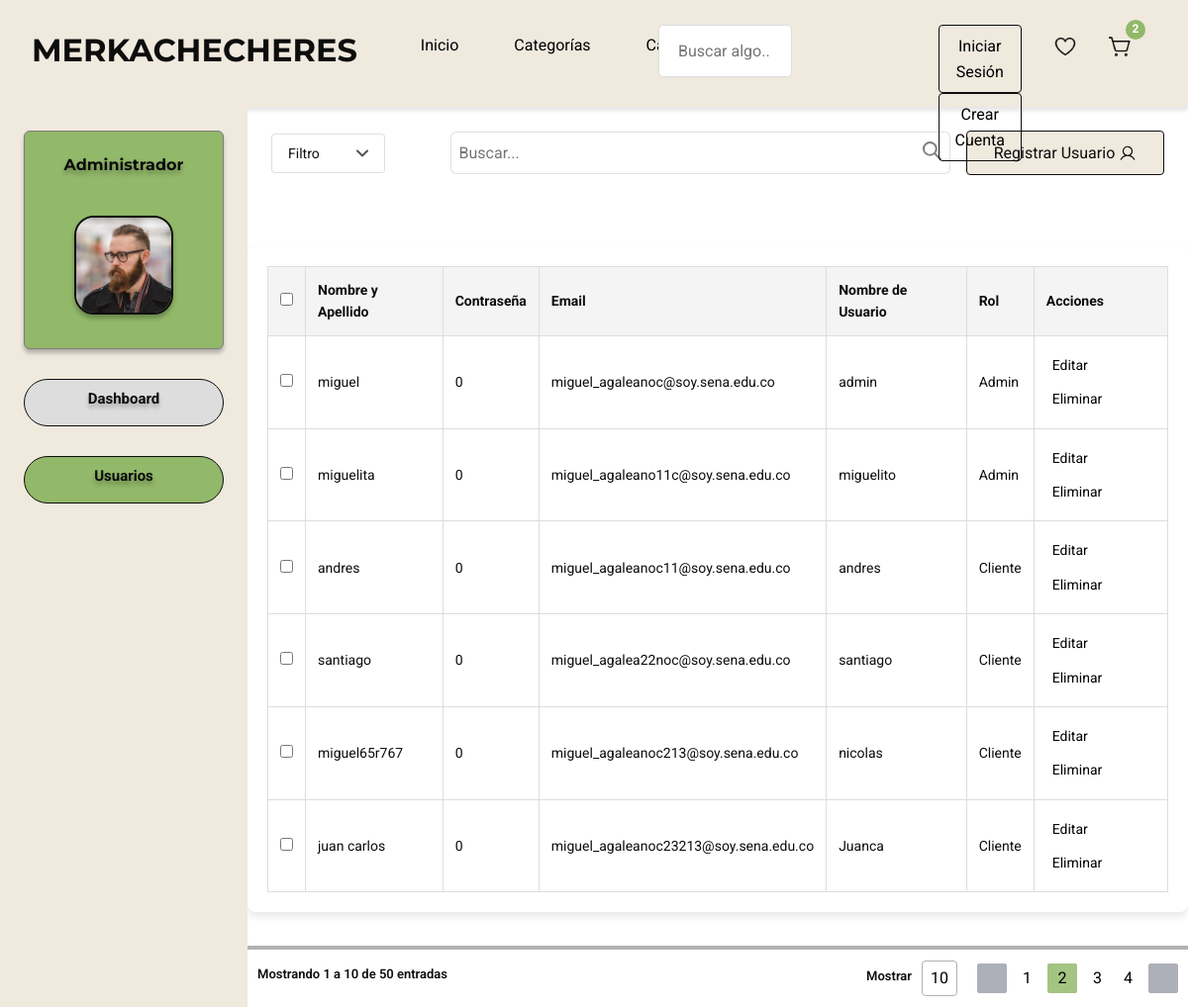
/admin_dashboard/, run on an earlier commit of the app's database.
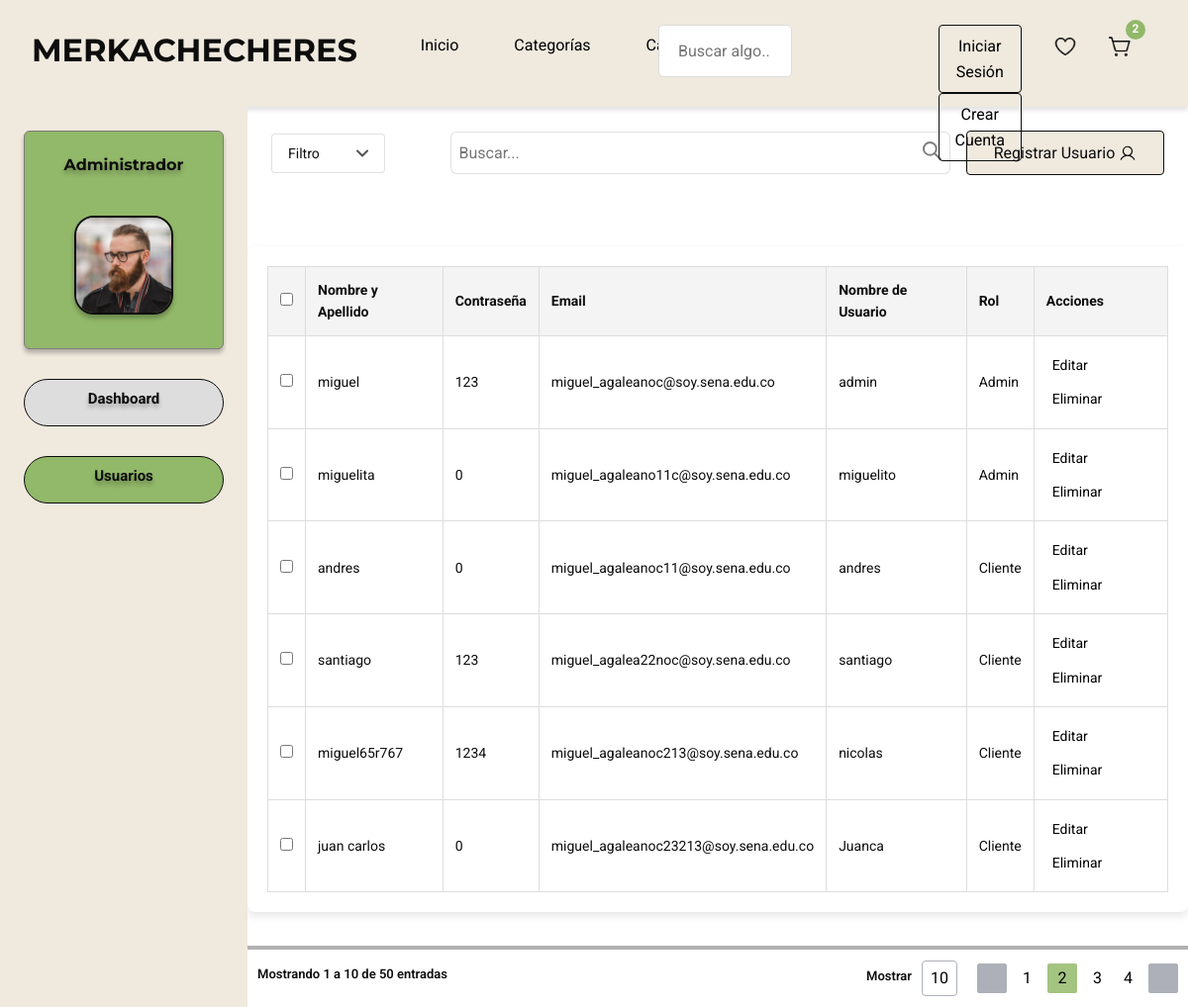
And on a later commit of the database.
### merkachecheres/models.py (models this page shows, shortened)
class Usuario(models.Model):
    full_name = models.CharField(max_length=255)
    email = models.EmailField(unique=True)
    username = models.CharField(max_length=150, unique=True)
    password = models.CharField(max_length=128)  # Elimina la coma aquí
    reset_token = models.CharField(max_length=64, null=True, blank=True)  # También elimina la coma aquí
    ROLES = (
        (1, "Admin"),
        (2, "Cliente"),
        (3, "Vendedor")
    )
    rol = models.IntegerField(choices=ROLES, default=2)

### merkachecheres/views.py (the view)
# urls.py: path('admin_dashboard/', views.admin_dashboard, name='admin_dashboard'),
def admin_dashboard(request):
    usuarios = Usuario.objects.all()
    return render(request, 'admin.html', {'usuarios': usuarios})

### merkachecheres/templates/admin.html (shortened to what this page needs)
{% load static %}
<!DOCTYPE html>
<html lang="en">
<head>
    <link rel="stylesheet" href="{% static 'css/bootstrap.min.css' %}" />
    <link rel="stylesheet" href="{% static 'css/styleAdmin.css' %}">
    <link rel="stylesheet" href="{% static 'css/styleguide.css' %}">
</head>
<body>
    <header>
        <div class="navigation">
            <div class="navigation_wrapper">
                <div class="middle_nav_wrapper">
                    <div class="middle_nav">
                        <div class="logo">
                            <div class="text_wrapper">MERKACHECHERES</div>
                        </div>
                        <div class="frame">
                            <div class="div_wrapper">
                                <div class="div">
                                    <button class="dropbtn " onclick="window.location.href='{% url 'index' %}'">Inicio</button>
                                </div>
                            </div>
                            <div class="btn_primary_wrapper">
                                <button class="dropbtn">Categorías</button>
                            </div>
                            <div class="div_wrapper">
                                <div class="div">
                                    <button class="dropbtn">Catalogo</button>
                                </div>
                            </div>
                            </div>
                        <div class="buscar">
                            <input type="password" id="password" name="password" placeholder="Buscar algo.." class="navbar">
                        </div>
                        <div class="frame_2">
                            <div class="iniciar_crear_cuenta">
                                <div class="btn_login">
                                    {% if not request.session.validar %}
                                        <button class="button_text_wrapper"
                                            onclick="window.location.href='{% url 'login' %}'">Iniciar Sesión</button>
                                    {% endif %}
                                </div>
                                <div class="btn_registro">
                                    {% if not request.session.validar %}
                                        <button class="button_text_wrapper"
                                            onclick="window.location.href='{% url 'registro' %}'">Crear Cuenta</button>
                                    {% endif %}
                                </div>
                            </div>
                            <div class="icons">
                                <div class="shopping_cart_simple">
                                    <button class="dropbtn">
                                        <img src="{% static 'img/Heart.png' %}" id="heartButton" alt="Inicio">
                                    </button>
                                </div>
                                <div class="shopping_cart_simple2">
                                    <div class="overlap_group">
                                        <button class="dropbtn" id="carrito-button">
                                            <img src="{% static 'img/Shopping.png' %}" id="shoppingCar" alt="Inicio">
                                        </button>
                                        <div class="frame_3">
                                            <div class="text_wrapper_3">2</div>
                                        </div>
                                    </div>
                                </div>
                            </div>
                        </div>
                    </div>
                </div>
            </div>
        </div>
    </header>
    <main class="mainGeneralContainer">
        <aside class="asideAdmin">
            <div class="adminContainer">
                <div class="adminTittleContainer">
                    <h2 id="titleAdmin">Administrador</h2>
                </div>
                <div class="photoAdminContainer">
                    <img src="{% static 'img/admin.png' %}" alt="Foto del administrador" class="photoAdmin">
                </div>
            </div>
            <div class="dashboardContainer">
                <div class="dashboardTextContainer">
                    <button class="botonDashboard">
                        <h4 id="dashboardText">Dashboard</h4>
                    </button>
                </div>
            </div>
            <div class="usersContainer">
                <div class="dashboardTextContainer">
                    <button class="botonUsuarios">
                        <h4 id="usersText">Usuarios</h4>
                    </button>
                </div>
            </div>
        </aside>
            <div class="DIVCOSAS">
                <div class="mainContentWrapper">
                    <section class="dataGeneralContainer">
                        <div class="searchbarFilterContainer">
                            <div class="filterContainer">
                                <div class="filterDiv">
                                    <a href="" id="filterText">Filtro</a>
                                </div>
                                <div class="IconFilterDiv">
                                </div>
                            </div>
                            <div class="searchContainer">
                                <input type="text" id="buscarText" placeholder="Buscar...">
                                <div class="search-inner">
                                    <div class="searchIconContainer">
                                        <svg xmlns="http://www.w3.org/2000/svg" width="19" height="19" viewBox="0 0 19 19" fill="none">
                                            <circle cx="7.375" cy="7.375" r="6.375" stroke="#7E7D7C" stroke-width="2" stroke-linecap="round"/>
                                            <path d="M12.3333 12.3333L18 17.9999" stroke="#7E7D7C" stroke-width="2" stroke-linecap="round"/>
                                        </svg>
                                    </div>
                                </div>
                            </div>
                            <button class="registerButton">
                                <div class="userRegisterContainer">
                                    <div class="registerUserContainer">
                                        <a id="registerUserText">Registrar Usuario</a>
                                    </div>
                                </div>
                            </button>
                        </div>
                    </section>
            <section class="detailsSection">
                <div class="table-container">
                    <table>
                        <thead>
                            <tr>
                            <th><input type="checkbox"></th>
                            <th>Nombre y Apellido</th>
                            <th>Contraseña</th>
                            <th>Email</th>
                            <th>Nombre de Usuario</th>
                            <th>Rol</th>
                            <th>Acciones</th>
                            </tr>
                        </thead>
                        <tbody>
                            {% for usuario in usuarios %}
                            <tr>
                                <td><input type="checkbox"></td>
                                <td>{{ usuario.full_name }}</td>
                                <td>{{ usuario.password }}</td>
                                <td>{{ usuario.email }}</td>
                                <td>{{ usuario.username }}</td>
                                <td>{{ usuario.get_rol_display }}</td>
                                <td>
                                    <button class="buttons">Editar</button>
                                    <button class="buttons">Eliminar</button>
                                </td>
                            </tr>
                            {% endfor %}
                        </tbody>
                    </table>
                </div>
                <div class="resultsContainer">
                    <div class="mostrarContainer">
                        <h2 id="mostarText">Mostrando 1 a 10 de 50 entradas</h2>
                    </div>
                    <div class="optionsContainer">
                        <div class="mostrar10Container">
                            <div class="mostrarDiv">
                                <h4 id="mostarText">Mostrar</h4>
                            </div>
                            <div>
                                <button id="ButtonTen">10</button>
                            </div>
                        </div>
                        <div class="Container">
                            <button class="flechaButton">
                            </button>
                            <button class="buttons">1</button>
                            <button class="buttonTwo">2</button>
                            <button class="buttons">3</button>
                            <button class="buttons">4</button>
                            <button class="flechaButton">
                            </button>
                        </div>
                    </div>
                </div>
            </section>
        </div>
    </main>
</body>
</html>

### merkachecheres/static/css/styleguide.css (style rules this page uses)
:root { --secondary-700: rgba(27, 99, 146, 1); --gray-00: rgba(255, 255, 255, 1); --title-font-family: "Montserrat", Helvetica; --title-font-family-bold: "Montserrat-Bold", Helvetica; --title-font-weight: 700; --title-font-size: 40px; --title-letter-spacing: 0px; --title-line-height: normal; --title-font-style: normal; --description-font-family: "Mukta Vaani", Helvetica; --description-font-weight: 500; --description-font-size: 20px; --description-letter-spacing: 0px; --description-line-height: normal; --description-font-style: normal; --labels-font-family: "Roboto", Helvetica; --labels-font-family-regular: "Roboto-Regular", Helvetica; --labels-font-family-medium: "Roboto-Medium", Helvetica; --labels-font-weight-400: 400; --labels-font-size-12: 12px; --labels-font-size-14: 14px; --labels-font-size-16: 16px; --labels-font-size-18: 18px; --labels-font-size-22: 22px; --labels-font-size-24: 24px; --labels-letter-spacing-0: 0px; --labels-line-height: normal; --labels-font-style: normal; --color-blanco: rgba(255, 255, 255); --color-verde: rgba(146, 184, 105); --color-verde-hover: rgba(146, 184, 105, 1); --color-negro: rgba(0, 0, 0); --color-gris-20: rgba(102, 102, 102, 0.2); --color-gris-25: rgba(102, 102, 102, 0.25); --color-gris-border-35: rgba(102, 102, 102, 0.35); --color-gris-60: rgba(102, 102, 102, 0.6); --color-gris-80: rgba(102, 102, 102, 0.8); --color-gris: rgba(102, 102, 102, 1); --color-rojo: rgba(240, 20, 47, 1); --color-sombra: rgba(0, 0, 0, 0.12); --color-redes-rojo: rgba(219, 74, 57, 1) ; --color-redes-rojo-hover: rgba(196, 56, 45, 1); --color-redes-azul-hover: rgba(54, 84, 159, 1); --color-redes-azul: rgba(66, 103, 178, 1) ; }

What changed in the data, as far as the page shows it:
computed for Usuario "miguel": password "0" → "123"
computed for Usuario "santiago": password "0" → "123"
changed Usuario "miguel65r767": password "0" → "1234"
